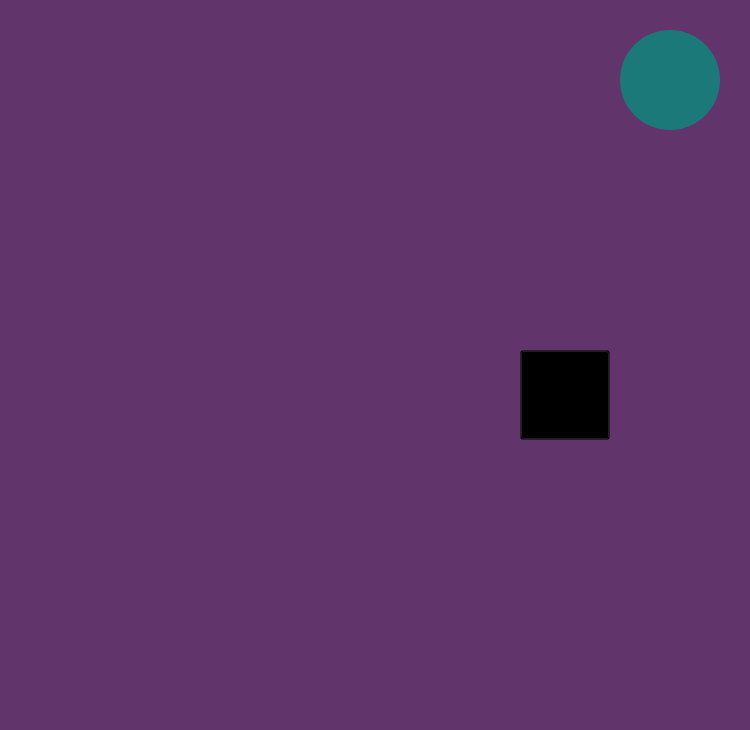
<?xml version="1.0" encoding="UTF-8"?>
<ui version="4.0">
 <class>MainWindow</class>
 <widget class="QMainWindow" name="MainWindow">
  <property name="geometry">
   <rect>
    <x>0</x>
    <y>0</y>
    <width>750</width>
    <height>730</height>
   </rect>
  </property>
  <property name="windowTitle">
   <string>MainWindow</string>
  </property>
  <widget class="QWidget" name="centralwidget">
   <widget class="QTextBrowser" name="textBrowser">
    <property name="enabled">
     <bool>false</bool>
    </property>
    <property name="geometry">
     <rect>
      <x>-10</x>
      <y>-10</y>
      <width>771</width>
      <height>781</height>
     </rect>
    </property>
    <property name="styleSheet">
     <string notr="true">background-color: rgb(97, 52, 107);</string>
    </property>
   </widget>
   <widget class="QLabel" name="turns">
    <property name="geometry">
     <rect>
      <x>45</x>
      <y>50</y>
      <width>661</width>
      <height>651</height>
     </rect>
    </property>
    <property name="text">
     <string/>
    </property>
    <property name="pixmap">
     <pixmap>../reso/turns.png</pixmap>
    </property>
    <property name="scaledContents">
     <bool>true</bool>
    </property>
   </widget>
   <widget class="QPushButton" name="back">
    <property name="geometry">
     <rect>
      <x>620</x>
      <y>30</y>
      <width>100</width>
      <height>100</height>
     </rect>
    </property>
    <property name="styleSheet">
     <string notr="true">background-color: rgb(27, 121, 121); border-radius: 50px</string>
    </property>
    <property name="text">
     <string/>
    </property>
    <property name="icon">
     <iconset>
      <normaloff>../reso/back.png</normaloff>../reso/back.png</iconset>
    </property>
    <property name="iconSize">
     <size>
      <width>100</width>
      <height>100</height>
     </size>
    </property>
   </widget>
   <widget class="QPushButton" name="next">
    <property name="geometry">
     <rect>
      <x>520</x>
      <y>350</y>
      <width>90</width>
      <height>90</height>
     </rect>
    </property>
    <property name="styleSheet">
     <string notr="true">background-color: transparent;</string>
    </property>
    <property name="text">
     <string/>
    </property>
    <property name="icon">
     <iconset>
      <normaloff>../reso/next.png</normaloff>../reso/next.png</iconset>
    </property>
    <property name="iconSize">
     <size>
      <width>100</width>
      <height>100</height>
     </size>
    </property>
   </widget>
   <widget class="QLabel" name="vid_label">
    <property name="geometry">
     <rect>
      <x>260</x>
      <y>280</y>
      <width>231</width>
      <height>221</height>
     </rect>
    </property>
    <property name="text">
     <string/>
    </property>
   </widget>
   <zorder>textBrowser</zorder>
   <zorder>turns</zorder>
   <zorder>vid_label</zorder>
   <zorder>next</zorder>
   <zorder>back</zorder>
  </widget>
 </widget>
 <resources/>
 <connections/>
</ui>
